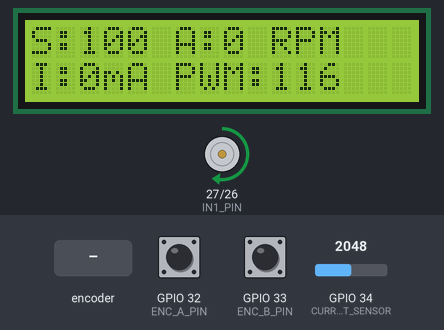
Recording of a sketch running on a simulated ESP32. Parts: 16×2 character LCD, motor-driver pin pairs drawn as motors (green arrow = first pin HIGH = forward, orange = second pin HIGH = backward, longer = more drive, scaled by the enable pin). The inputs (shaded band) are chosen by the test bench; at power-on: GPIO 34 (CURRENT_SENSOR) = 2048, GPIO 32 (ENC_A_PIN) HIGH, GPIO 33 (ENC_B_PIN) HIGH. What the sketch prints to the serial monitor is not drawn.

Above: at 6.3 s.
6.4 s: GPIO 34 (CURRENT_SENSOR) set to 2866
At 8.2 s:
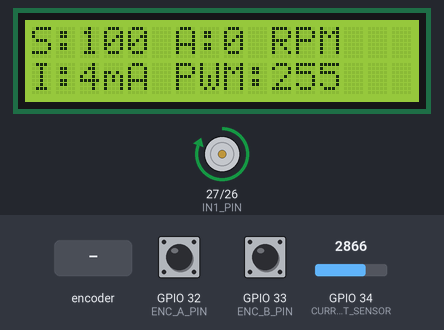
9.4 s: rotary encoder on GPIO 32 (ENC_A_PIN) / GPIO 33 (ENC_B_PIN) turned 3 steps (first pin leading)
At 9.8 s:
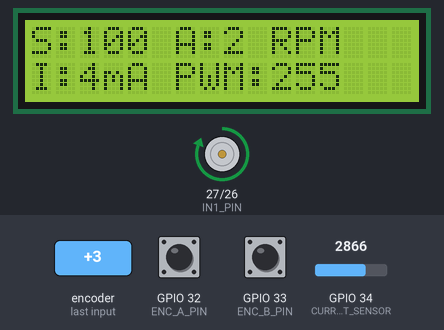
11.5 s: GPIO 34 (CURRENT_SENSOR) set to 3603
At 12.8 s:
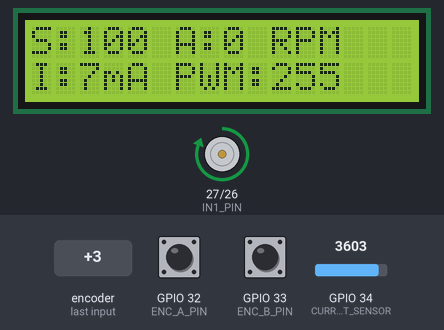
13.1 s: rotary encoder on GPIO 32 (ENC_A_PIN) / GPIO 33 (ENC_B_PIN) turned 1 step (first pin leading)
At 13.31 s:
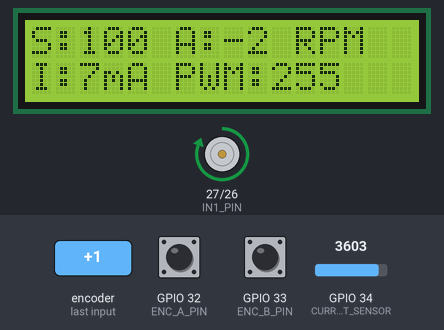
14.9 s: GPIO 34 (CURRENT_SENSOR) set to 4095
At 16.0 s:
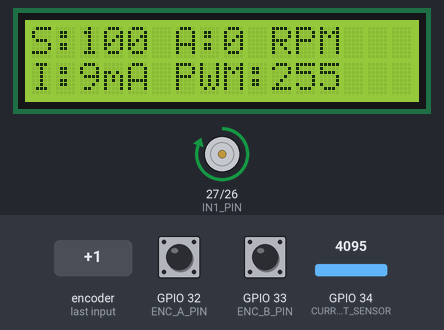
Timing chart, 0 to 17.4 s (numbered marks = the images above; inputs shaded):
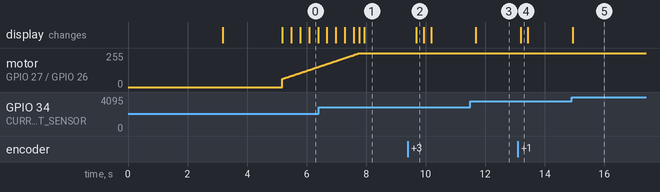

The sketch:

sketch_oct9a.ino
```cpp
#include <LiquidCrystal.h>
#include <PID_v1.h>

#define ENC_A_PIN 32
#define ENC_B_PIN 33

#define PWM_A_PIN 14
#define IN1_PIN 27
#define IN2_PIN 26

#define CURRENT_SENSOR 34

const int rs = 19, en = 23, d4 = 18, d5 = 17, d6 = 16, d7 = 15;
LiquidCrystal lcd(rs, en, d4, d5, d6, d7);

const int PPR = 600;
volatile long pulseCount = 0;
double rpm = 0;
unsigned long lastRpmTime = 0;
long lastPulseCount = 0;

double setpointRPM = 100.0; // speed in rpm
double pidOutput = 0;

double Kp = 0.6, Ki = 0.8, Kd = 0.1;
PID motorPID(&rpm, &pidOutput, &setpointRPM, Kp, Ki, Kd, DIRECT);

const float ACS_SENSITIVITY = 185.0;
const float VREF = 3.3;
int zeroCurrentAdc = 1860;
float current_mA = 0;

unsigned long lastDisplayTime = 0;

void IRAM_ATTR isr_encoder() {
  if (digitalRead(ENC_B_PIN) == HIGH) {
    pulseCount++;
  } else {
    pulseCount--;
  }
}

void setup() {
  Serial.begin(115200);

  pinMode(PWM_A_PIN, OUTPUT);
  pinMode(IN1_PIN, OUTPUT);
  pinMode(IN2_PIN, OUTPUT);
  pinMode(ENC_A_PIN, INPUT_PULLUP);
  pinMode(ENC_B_PIN, INPUT_PULLUP);
  attachInterrupt(digitalPinToInterrupt(ENC_A_PIN), isr_encoder, CHANGE);
  Serial.println("calibrating current sensor, ensure no load on motor.");
  long adc_sum = 0;
  for (int i = 0; i < 1000; i++) {
    adc_sum += analogRead(CURRENT_SENSOR);
    delay(1);
  }
  zeroCurrentAdc = adc_sum / 1000;
  Serial.print("Zero Current ADC Value: ");
  Serial.println(zeroCurrentAdc);
  delay(2000);
  motorPID.SetMode(AUTOMATIC);
  motorPID.SetOutputLimits(0, 255);
  motorPID.SetSampleTime(10);
  //starting lcd display
  lcd.begin(16, 2);
  lcd.print("Motor Control");
  lcd.setCursor(0, 1);
  lcd.print("System Online");
  delay(2000);
}

void loop() {
  unsigned long currentTime = millis();

  if (currentTime - lastRpmTime >= 50) {
    long currentPulseCount;
    noInterrupts();
    currentPulseCount = pulseCount;
    interrupts();
    double deltaPulses = currentPulseCount - lastPulseCount;
    double deltaTime = (currentTime - lastRpmTime) / 1000.0;
    rpm = (deltaPulses / PPR) / deltaTime * 60.0;
    lastPulseCount = currentPulseCount;
    lastRpmTime = currentTime;
  }
  motorPID.Compute();
  setMotorSpeed(pidOutput);

  int currentAdc = analogRead(CURRENT_SENSOR);
  float voltage = (currentAdc - zeroCurrentAdc) * (VREF / 4095.0);
  current_mA = (voltage * 1000) / ACS_SENSITIVITY;

  if (currentTime - lastDisplayTime >= 250) {
    updateDisplay();
    lastDisplayTime = currentTime;
  }
}
void setMotorSpeed(int pwmValue) {
  digitalWrite(IN1_PIN, HIGH);
  digitalWrite(IN2_PIN, LOW);
  analogWrite(PWM_A_PIN, pwmValue);
}

void updateDisplay() {
  lcd.clear();
  lcd.setCursor(0, 0);
  lcd.print("S:");
  lcd.print(setpointRPM, 0);
  lcd.print(" A:");
  lcd.print(rpm, 0);
  lcd.print(" RPM");

  lcd.setCursor(0, 1);
  lcd.print("I:");
  lcd.print(current_mA, 0);
  lcd.print("mA PWM:");
  lcd.print((int)pidOutput);
}
```

Measured:
- after the input at 9.4 s, the display: changes after 0.28 s (image 2)
- after the input at 11.5 s, the display: changes after 0.19 s (image 3)
- after the input at 13.1 s, the display: changes after 0.09 s (image 4)
- after the input at 14.9 s, the display: changes at once (image 5)
